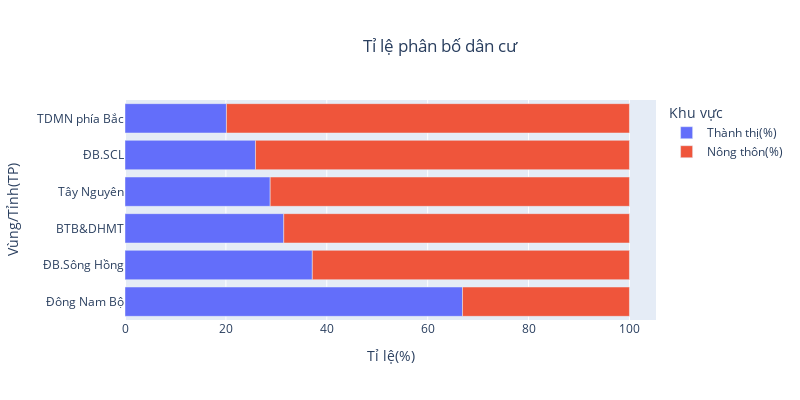

Notebook source saved alongside this figure:
### Code cell
pop_areas = pop_areas.sort_values(by='Thành thị(%)', ascending = False)
fig = px.bar(pop_areas, y="Vùng/Tỉnh(TP)",
             x=['Thành thị(%)','Nông thôn(%)'], 
             title="Tỉ lệ phân bố dân cư",
             orientation = "h",
             width = 800,
            height = 400)
fig.update_layout(xaxis_title="Tỉ lệ(%)",
                  legend_title="Khu vực",
                  title={'text': 'Tỉ lệ phân bố dân cư',
                            'y':0.9,
                            'x':0.55,
                            'xanchor': 'center',
                            'yanchor': 'top'}
                 )
fig.show()

### Figure 1 — Plotly figure (JSON) as saved in the notebook; plotly's stock layout.template omitted (floating-point values rounded to 4 significant figures)
{"data": [{"alignmentgroup": "True", "hovertemplate": "variable=Thành thị(%)<br>value=%{x}<br>Vùng/Tỉnh(TP)=%{y}<extra></extra>", "legendgroup": "Thành thị(%)", "marker": {"color": "#636efa", "pattern": {"shape": ""}}, "name": "Thành thị(%)", "offsetgroup": "Thành thị(%)", "orientation": "h", "showlegend": true, "textposition": "auto", "type": "bar", "x": [66.91, 37.14, 31.47, 28.78, 25.86, 20.11], "xaxis": "x", "y": ["Đông Nam Bộ", "ĐB.Sông Hồng", "BTB&DHMT", "Tây Nguyên", "ĐB.SCL", "TDMN phía Bắc"], "yaxis": "y"}, {"alignmentgroup": "True", "hovertemplate": "variable=Nông thôn(%)<br>value=%{x}<br>Vùng/Tỉnh(TP)=%{y}<extra></extra>", "legendgroup": "Nông thôn(%)", "marker": {"color": "#EF553B", "pattern": {"shape": ""}}, "name": "Nông thôn(%)", "offsetgroup": "Nông thôn(%)", "orientation": "h", "showlegend": true, "textposition": "auto", "type": "bar", "x": [33.09, 62.86, 68.53, 71.22, 74.14, 79.89], "xaxis": "x", "y": ["Đông Nam Bộ", "ĐB.Sông Hồng", "BTB&DHMT", "Tây Nguyên", "ĐB.SCL", "TDMN phía Bắc"], "yaxis": "y"}], "layout": {"barmode": "relative", "height": 400, "legend": {"title": {"text": "Khu vực"}, "tracegroupgap": 0}, "title": {"text": "Tỉ lệ phân bố dân cư", "x": 0.55, "xanchor": "center", "y": 0.9, "yanchor": "top"}, "width": 800, "xaxis": {"anchor": "y", "domain": [0, 1], "title": {"text": "Tỉ lệ(%)"}}, "yaxis": {"anchor": "x", "domain": [0, 1], "title": {"text": "Vùng/Tỉnh(TP)"}}}}
